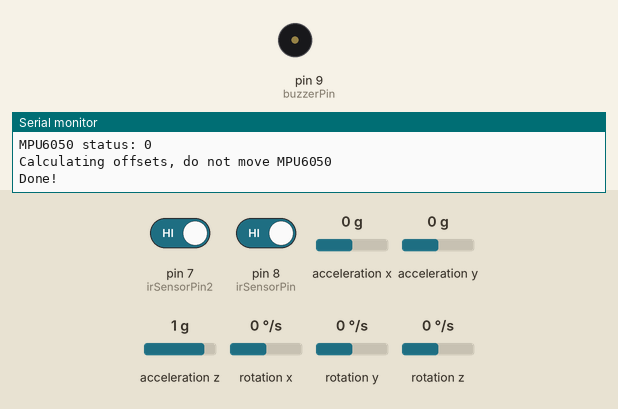
Recording of a sketch running on a simulated Arduino Uno, built with avr-gcc and run on an emulated ATmega328P. Shown: buzzer (waves = sounding, pin HIGH), the last lines printed to the serial monitor. Inputs (shaded band) come from the test bench; at power-on: pin 7 (irSensorPin2) HIGH, pin 8 (irSensorPin) HIGH, acceleration x 0 g, acceleration y 0 g, acceleration z 1 g, rotation x 0 °/s, rotation y 0 °/s, rotation z 0 °/s.

Above: at 3.2 s.
3.3 s: pin 7 (irSensorPin2) driven LOW
At 3.8 s:
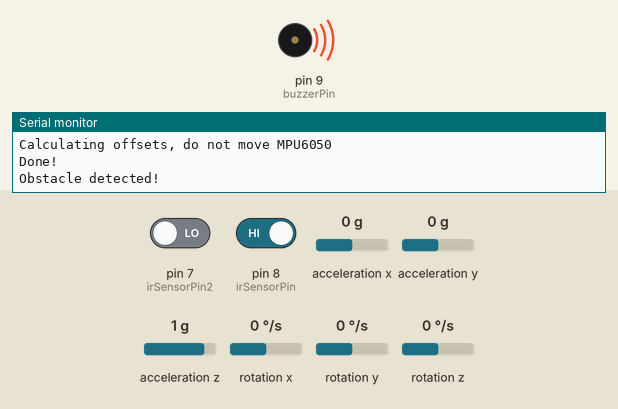
6.3 s: pin 7 (irSensorPin2) driven HIGH
At 7.2 s:
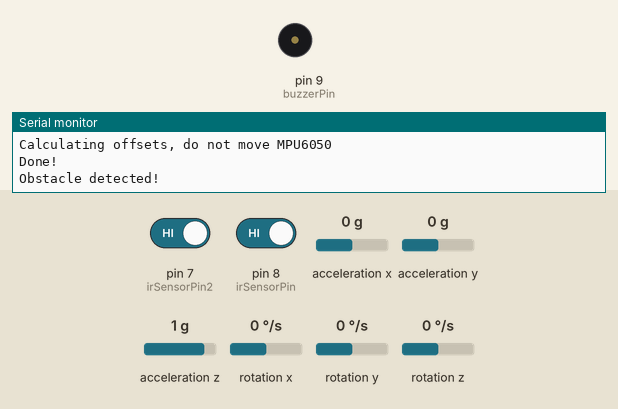
7.8 s: pin 8 (irSensorPin) driven LOW
At 8.4 s:
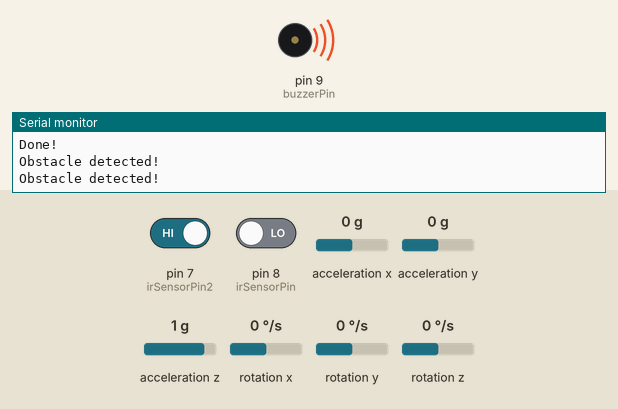
Timing chart, 0 to 10.3 s (numbered marks = the images above; inputs shaded):
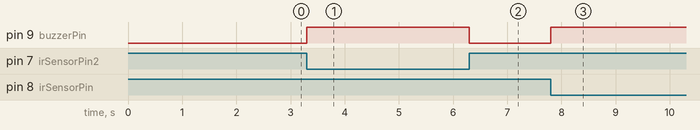

The sketch:

WalkingStickFinal.ino
```cpp
#include "Wire.h"
#include <MPU6050_light.h>

MPU6050 mpu(Wire);
unsigned long timer = 0;

int irSensorPin = 8;
int buzzerPin = 9;
int irSensorPin2 = 7;

int stepCount = 0;
bool stepDetected = false;
float stepThreshold = 1.0;
float lowerThreshold = 0.5;

bool obstacleDetected = false;  // Track the obstacle state

void setup() {
  Serial.begin(9600);
  Wire.begin();
  pinMode(irSensorPin, INPUT);
  pinMode(irSensorPin2, INPUT);
  pinMode(buzzerPin, OUTPUT);

  byte status = mpu.begin();
  Serial.print(F("MPU6050 status: "));
  Serial.println(status);
  while(status != 0) { } // stop everything if could not connect to MPU6050

  Serial.println(F("Calculating offsets, do not move MPU6050"));
  delay(1000);
  // mpu.upsideDownMounting = true; // uncomment this line if the MPU6050 is mounted upside-down
  mpu.calcOffsets(); // gyro and accelero
  Serial.println("Done!\n");
}

void loop() {
  mpu.update();
  int sensorValue = digitalRead(irSensorPin);     // Read the value from the IR sensor
  int sensorValue2 = digitalRead(irSensorPin2);  // Read the values from the second IR sensor

  if (sensorValue == LOW || sensorValue2 == LOW) {  // IR sensor outputs LOW when an obstacle is detected
    digitalWrite(buzzerPin, HIGH);  // Turn the buzzer on
    if (!obstacleDetected) {
      Serial.println("Obstacle detected!");  // Print message to serial monitor only once
      obstacleDetected = true;  // Set obstacle detected flag
    }
  } else {
    digitalWrite(buzzerPin, LOW);  // Turn the buzzer off
    obstacleDetected = false;  // Reset obstacle detected flag
  }

  if((millis() - timer) > 10) { // check data every 10ms
    float ax = mpu.getAccX();
    float ay = mpu.getAccY();
    float az = mpu.getAccZ();

    // Calculate magnitude of the acceleration vector
    float magnitude = sqrt(ax * ax + ay * ay + az * az);

    // Step detection based on peak detection algorithm
    if (magnitude > stepThreshold && !stepDetected) {
      stepDetected = true;
      stepCount++;
      // Print step count to serial monitor only when a step is detected
      Serial.print("Steps: ");
      Serial.println(stepCount);
    } else if (magnitude < lowerThreshold && stepDetected) {
      stepDetected = false;
    }

    timer = millis();
  }
}
```

Measured:
- after the input at 3.3 s, pin 9 (buzzerPin): LOW → HIGH at once
- after the input at 6.3 s, pin 9 (buzzerPin): HIGH → LOW at once
- after the input at 7.8 s, pin 9 (buzzerPin): LOW → HIGH at once
